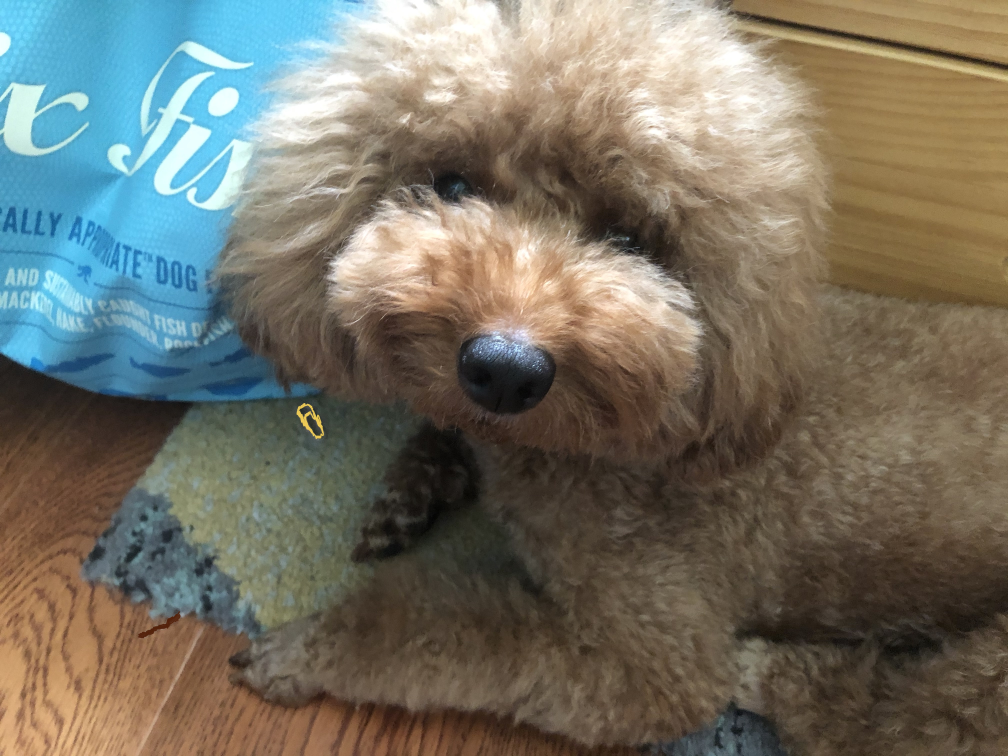
#> input picture Experiment3/test.jpg, 4032 x 3024 px (shown at 1/4 size)
$ jupyter execute --allow-errors test.ipynb
#> lines starting #> are read from the running program, lines starting #| are printed output that depends on the picture
### 导入图片

[cell 1]
from PIL import Image
from pylab import *

axis('off')
pil_im = Image.open("test.jpg")
#> pil_im is the input picture: PIL image 4032x3024 RGB; mean R, G, B 116.8, 113.9, 101.9
im = array(pil_im)
imshow(im);

### 调整灰度

[cell 2]
grey = pil_im.convert("L")
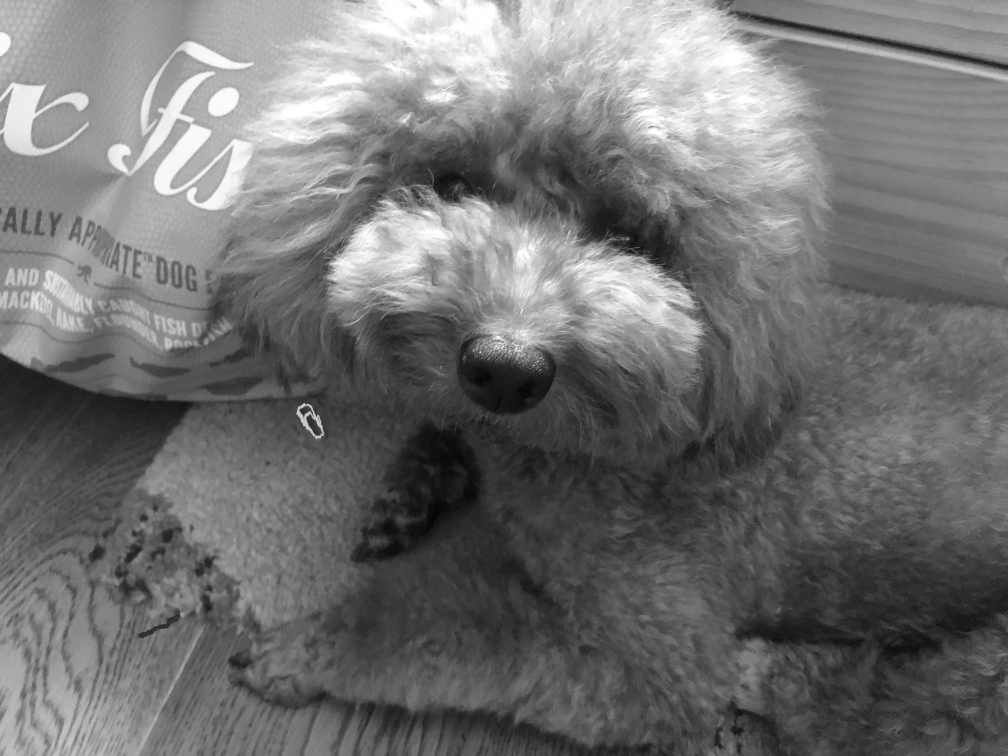
#> grey: PIL image 4032x3024 L (shown at 1/4 size); min 0, max 255, mean 113.4
im = array(grey)
imshow(im)
axis('off')

### 灰度变换

[cell 3]
im = array(pil_im)
pic = 255.0 * (im/255.0)**2
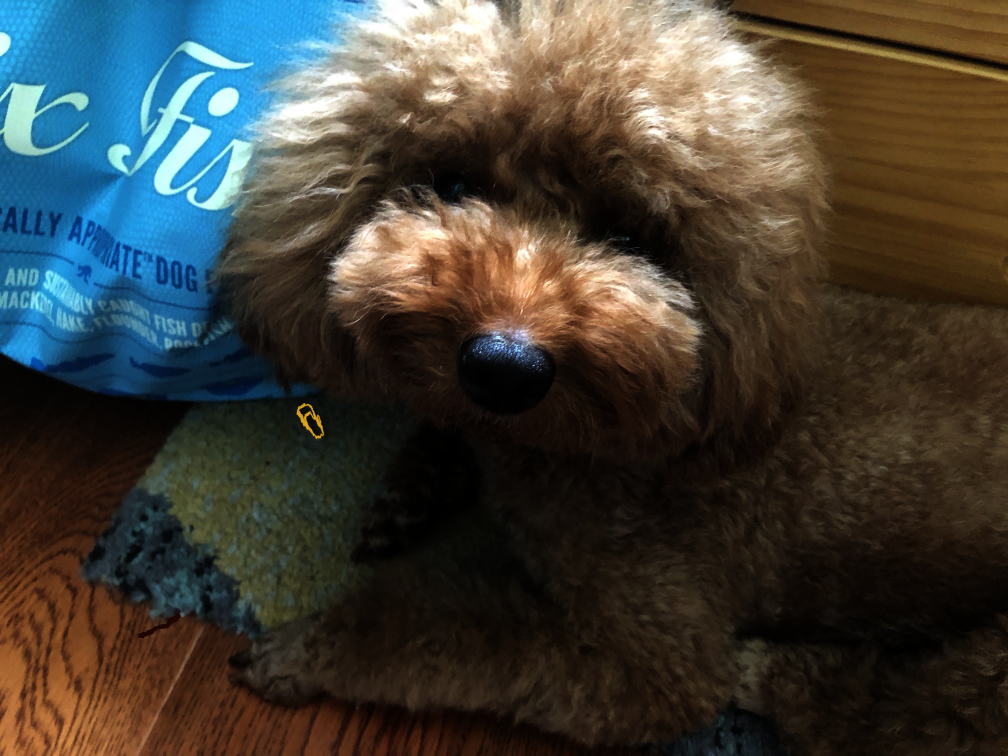
#> pic: shape (3024, 4032, 3) float64 (shown at 1/4 size); mean R, G, B 65.4, 63.5, 57
imshow(pic)
axis('off')
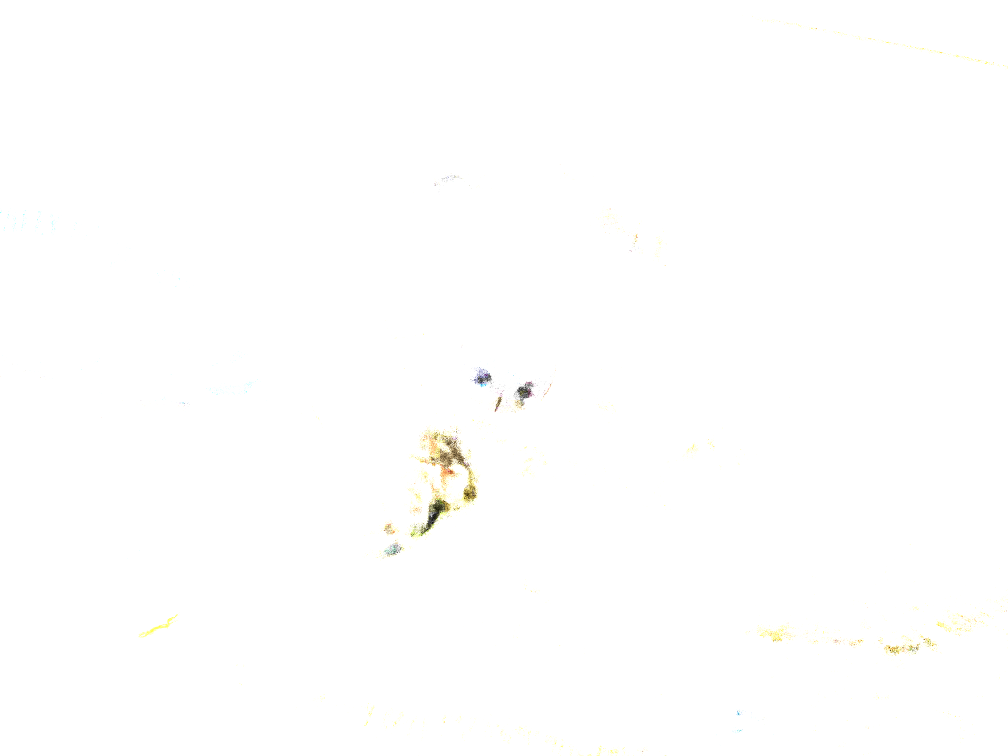
#> shown: shape (3024, 4032, 3) float64 (shown at 1/4 size); mean R, G, B 0.999, 0.999, 0.997

### 复制，反转

[cell 4]
region = (1000, 0, 3500, 2000)
region_rev = pil_im.crop(region)
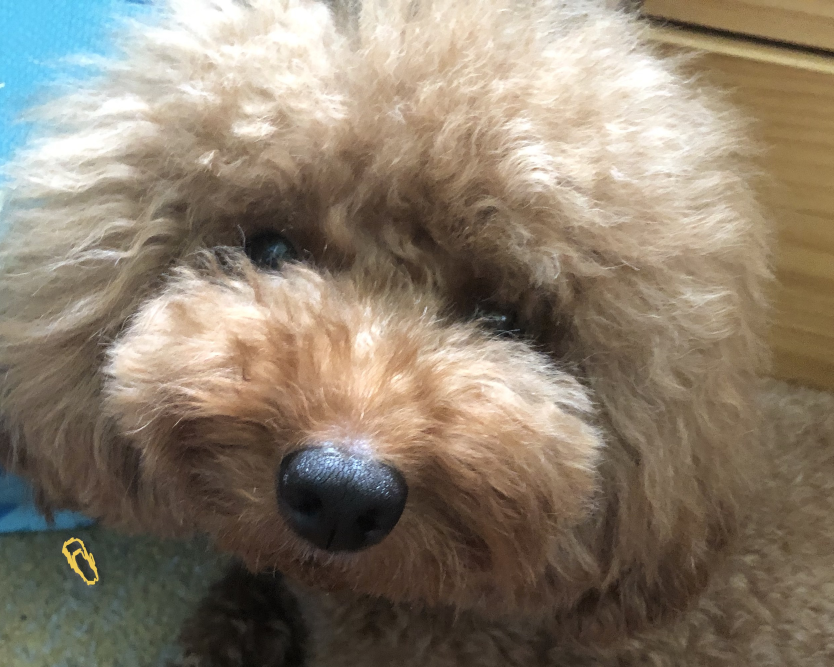
#> region_rev: PIL image 2500x2000 RGB (shown at 1/3 size); mean R, G, B 138.6, 126.4, 110
region_rev = region_rev.transpose(Image.ROTATE_180)
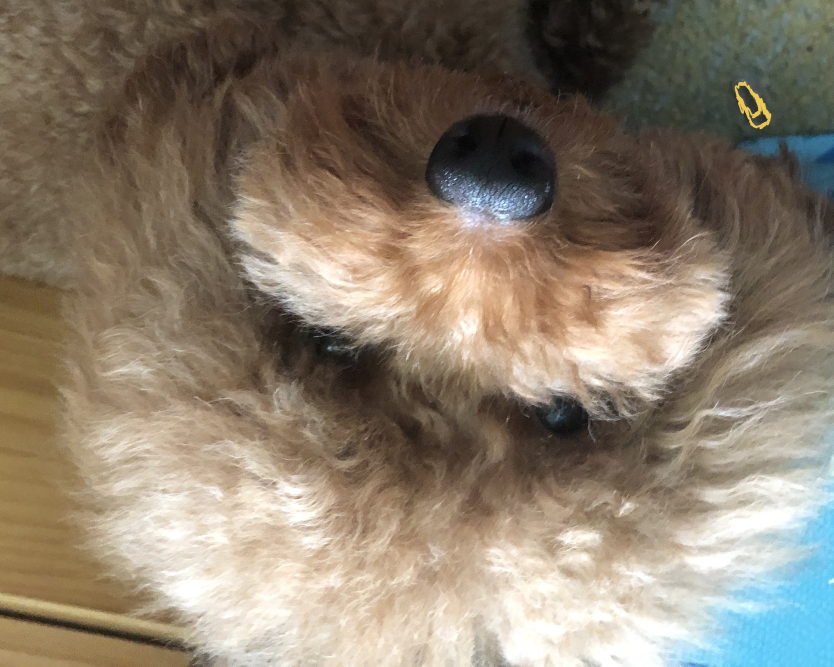
#> region_rev: PIL image 2500x2000 RGB (shown at 1/3 size); mean R, G, B 138.6, 126.4, 110
imshow(array(region_rev))
axis('off')

### 图像轮廓

[cell 5]
figure()
gray()
#> (the rest of this cell did not finish here and is left out)

### 图像模糊化

[cell 6]
from numpy import *
from scipy.ndimage import filters
im = array(pil_im)
for i in range(3):
    im[:, :, i] = filters.gaussian_filter(im[:, :, i], 10)
imshow(im)
axis('off')
